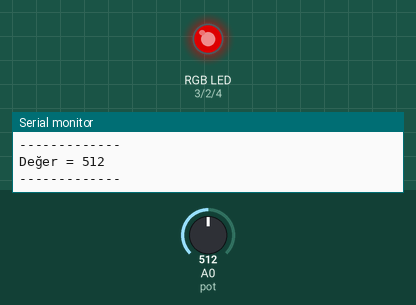
The sketch below on a simulated Arduino Uno, built with avr-gcc and run on an emulated ATmega328P. Shown: an RGB LED mixed from three pins (HIGH = lit), the last lines printed to the serial monitor. The inputs (shaded band) are chosen by the test bench; at power-on: A0 (pot) = 512. Dim RGB values are drawn brighter than linear.

Above: at 1.2 s.
1.3 s: A0 (pot) set to 390
At 1.8 s:
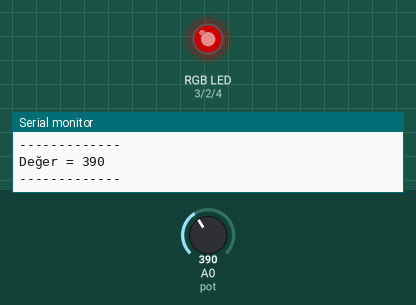
2.8 s: A0 (pot) set to 1010
At 3.2 s:
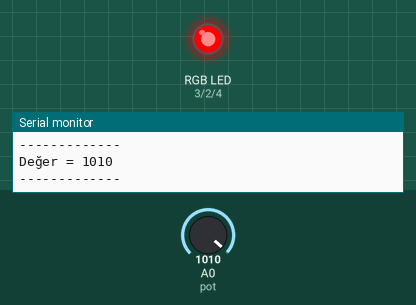
4.3 s: A0 (pot) set to 190
At 5.4 s:
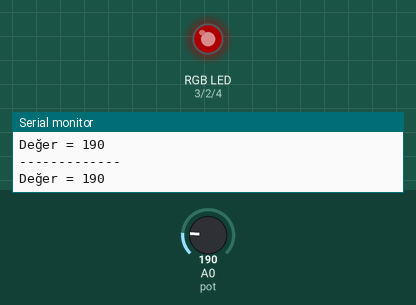
5.8 s: A0 (pot) set to 215
At 7.0 s:
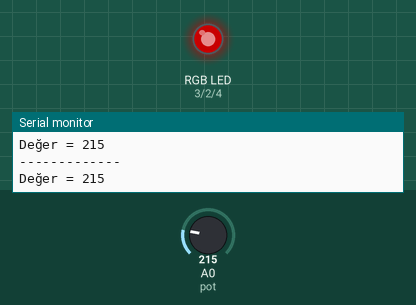
8.8 s: A0 (pot) set to 122
At 9.8 s:
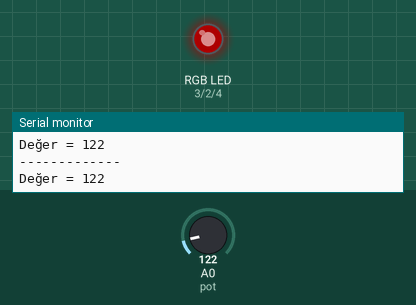
Timing chart, 0 to 11.3 s (numbered marks = the images above; inputs shaded):
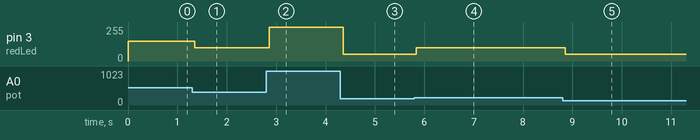

The sketch:

PotansiyometreRGB.ino
```cpp
#define greenLed 2
#define redLed 3
#define blueLed 4
#define pot A0
int deger = 0;
void setup() {
  pinMode(redLed, OUTPUT);
  pinMode(greenLed, OUTPUT);
  pinMode(blueLed, OUTPUT);
  pinMode(pot, INPUT);
  Serial.begin(9600);
}

void loop() {
  deger = analogRead(pot);
  Serial.print("Değer = ");
  Serial.println(deger);
  Serial.println("-------------");
  if (deger > 100) {
    analogWrite(redLed,50);
  }
  if (deger > 200) {
    analogWrite(redLed,100);
  }
  if (deger > 400) {
    analogWrite(redLed,150);
  }
  if (deger > 800) {
    analogWrite(redLed,200);
  }
  if(deger >1000){
    analogWrite(redLed,255);
  }
}
```

Measured:
- the behaviour switches between 200 and 201 on A0 (pot) (found by bisection; images 3 and 4)
- after the input at 1.3 s, pin 3 (redLed): 150/255 → 100/255 after 0.05 s
- after the input at 2.8 s, pin 3 (redLed): 100/255 → 255/255 after 0.06 s
- after the input at 4.3 s, pin 3 (redLed): 255/255 → 50/255 after 0.06 s
- after the input at 5.8 s, pin 3 (redLed): 50/255 → 100/255 at once
- after the input at 8.8 s, pin 3 (redLed): 100/255 → 50/255 after 0.05 s
